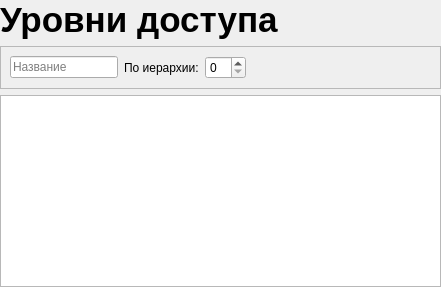
          <widget class="QWidget" name="page_lvlAccess">
           <layout class="QVBoxLayout" name="verticalLayout_21">
            <property name="leftMargin">
             <number>0</number>
            </property>
            <property name="topMargin">
             <number>0</number>
            </property>
            <property name="rightMargin">
             <number>0</number>
            </property>
            <property name="bottomMargin">
             <number>0</number>
            </property>
            <item>
             <widget class="QLabel" name="label_10">
              <property name="font">
               <font>
                <pointsize>26</pointsize>
                <weight>75</weight>
                <bold>true</bold>
               </font>
              </property>
              <property name="text">
               <string>Уровни доступа</string>
              </property>
             </widget>
            </item>
            <item>
             <widget class="QFrame" name="frame_11">
              <property name="frameShape">
               <enum>QFrame::StyledPanel</enum>
              </property>
              <property name="frameShadow">
               <enum>QFrame::Raised</enum>
              </property>
              <layout class="QHBoxLayout" name="horizontalLayout_7">
               <item>
                <widget class="QLineEdit" name="lineEdit_filterLvlAccessByTitle">
                 <property name="placeholderText">
                  <string>Название</string>
                 </property>
                </widget>
               </item>
               <item>
                <widget class="QLabel" name="label_11">
                 <property name="text">
                  <string>По иерархии:</string>
                 </property>
                </widget>
               </item>
               <item>
                <widget class="QSpinBox" name="spinBox_filterLvlAccessByLvl"/>
               </item>
               <item>
                <spacer name="horizontalSpacer_8">
                 <property name="orientation">
                  <enum>Qt::Horizontal</enum>
                 </property>
                 <property name="sizeHint" stdset="0">
                  <size>
                   <width>185</width>
                   <height>20</height>
                  </size>
                 </property>
                </spacer>
               </item>
              </layout>
             </widget>
            </item>
            <item>
             <widget class="QTableView" name="tableView_lvlAccess"/>
            </item>
           </layout>
          </widget>
